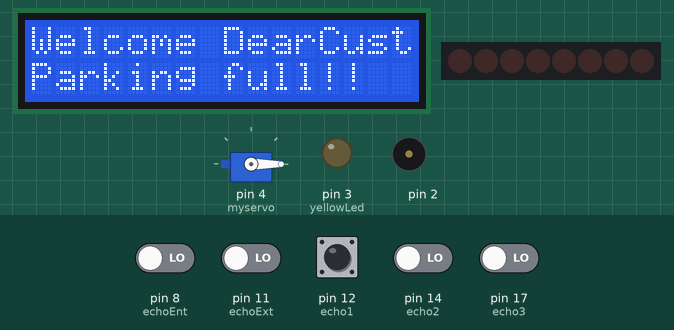
Simulated run of this sketch. Board: Arduino Uno, built with avr-gcc and run on an emulated ATmega328P. On the bench: 16×2 character LCD, servo, 8 shift-register outputs drawn as a row of LEDs (first output left, lit = HIGH), output pins drawn as LEDs (lit = HIGH), buzzer (waves = sounding). The inputs (shaded band) are chosen by the test bench; at power-on: pin 8 (echoEnt), pin 11 (echoExt), pin 12 (echo1), pin 14 (echo2), pin 17 (echo3) LOW. Pins used as bus, display or sensor lines are not drawn; what the sketch prints to the serial monitor is not drawn.

Above: at 5.9 s.
6.0 s: pin 12 (echo1) pulsed HIGH 2 times (0.12 s each, 0.3 s apart)
At 11.3 s:
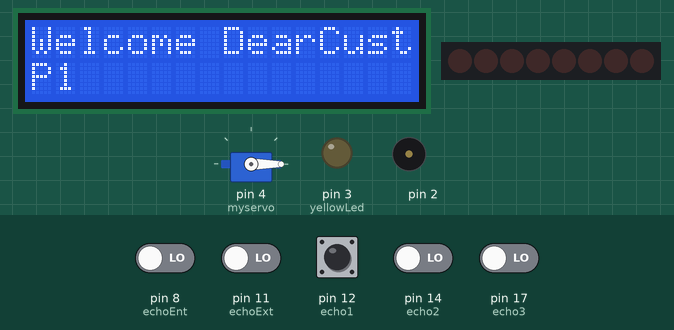
At 18.4 s:
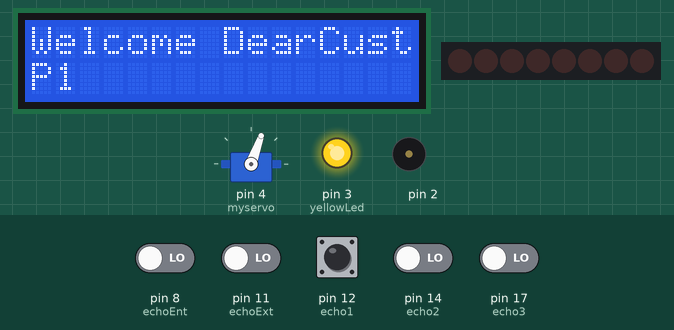
Timing chart, 0 to 33.2 s (numbered marks = the images above; inputs shaded):
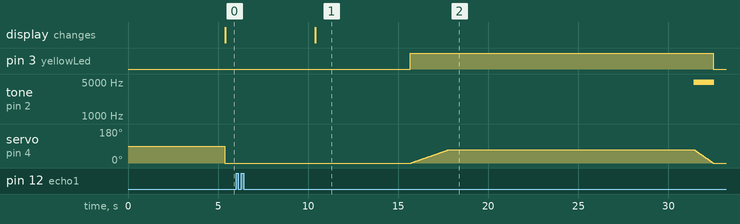

The sketch:

sketch_jun11a.ino
```cpp
#include <Wire.h>
#include <LiquidCrystal_I2C.h>
LiquidCrystal_I2C lcd(0x3F, 2, 1, 0, 4, 5, 6, 7, 3, POSITIVE);
#include <Servo.h>
#define DATA 6 // digital 6 to pin 14 on the 74HC595
#define LATCH 7 // digital 7 to pin 12 on the 74HC595
#define CLOCK 5 // digital 5 to pin 11 on the 74HC595
#define NOTE_DS8 4978
Servo myservo;
int p1;
int p2;
int p3;
int ext;
int ent;
byte x;
int yellowLed = 3;
int piezo = 2;
int trig1 = 13;
int echo1 = 12;
int trig2 = 15;
int echo2 = 14;
int trig3 = 16;
int echo3 = 17;
int trigEnt = 9;
int echoEnt = 8;
int trigExt = 10;
int echoExt = 11;
void setup() {
  //LCD
  lcd.begin(16, 2);
  lcd.clear();
  //ShiftRegister Pins
  pinMode(LATCH, OUTPUT);
  pinMode(CLOCK, OUTPUT);
  pinMode(DATA, OUTPUT);
  //UltraSonic Pins
  pinMode(trig1, OUTPUT);
  pinMode(echo1, INPUT);
  pinMode(trig2, OUTPUT);
  pinMode(echo2, INPUT);
  pinMode(trig3, OUTPUT);
  pinMode(echo3, INPUT);
  pinMode(trigEnt, OUTPUT);
  pinMode(echoEnt, INPUT);
  pinMode(trigExt, OUTPUT);
  pinMode(echoExt, INPUT);
  //SerialMonitor
  Serial.begin(9600);
  myservo.attach(4);
  //warning LED
  pinMode(3,OUTPUT);
}

void loop() {
  // put your main code here, to run repeatedly:
  updateShiftRegister();
  myservo.write(0);
  lcd.clear();
  lcd.setCursor(0, 0);
  lcd.print("Welcome DearCust");
  if(p1<20 && p2<20 && p3<20)
  {
  lcd.setCursor(0, 1);
  lcd.print("Parking full!!");
  }
    if(p1>10){
    lcd.setCursor(0, 1);
    lcd.print("P1");
    }
    if(p2>10){
    lcd.setCursor(3, 1);
    lcd.print("P2");
    }
    if(p3>20){
    lcd.setCursor(7, 1);
    lcd.print("P3");
    }
        if(ext<10)
      if(p1<20 && p2<20 && p3<20)
        return;
      else
      {
      openGate();
      delay(3000);
      closeGate();
      }
    if(ent<10){
      if(p1<20 && p2<20 && p3<20){
          return;
        }
      else
        {
          openGate();
          delay(3000);
          closeGate();
        }
      }
}
void ReadSensorP1(){
  analogWrite(trig1, LOW);
  delay(30);
  digitalWrite(trig1, HIGH);
  delay(30);
  digitalWrite(trig1, LOW);
  p1 = pulseIn(echo1, HIGH) / 29 / 2;
  Serial.println(p1);
  }
void ReadSensorP2(){
  analogWrite(trig2, LOW);
  delay(30);
  digitalWrite(trig2, HIGH);
  delay(30);
  digitalWrite(trig2, LOW);
  p2 = pulseIn(echo2, HIGH) / 29 / 2;
  Serial.println(p2);
  }
void ReadSensorP3(){
  analogWrite(trig3, LOW);
  delay(30);
  digitalWrite(trig3, HIGH);
  delay(30);
  digitalWrite(trig3, LOW);
  p3 = pulseIn(echo3, HIGH) / 29 / 2;
  Serial.println(p3);
  }
void ReadSensorEnt(){
  analogWrite(trigEnt, LOW);
  delay(30);
  digitalWrite(trigEnt, HIGH);
  delay(30);
  digitalWrite(trigEnt, LOW);
  ent = pulseIn(echoEnt, HIGH) / 29 / 2;
  Serial.println(ent);
  }
void ReadSensorExt(){
  analogWrite(trigExt, LOW);
  delay(30);
  digitalWrite(trigExt, HIGH);
  delay(30);
  digitalWrite(trigExt, LOW);
  ext = pulseIn(echoExt, HIGH) / 29 / 2;
  Serial.println(ext);
  }
void openGate(){
  updateShiftRegister();
    for(int i=0; i<=70; i++)
      {
        myservo.write(i);
        digitalWrite(yellowLed,HIGH);
        delay(30);
      }
   updateShiftRegister();
    }
void closeGate(){
  updateShiftRegister();
    for(int i=70; i>=0; i--)
      {
        myservo.write(i);
        digitalWrite(yellowLed,HIGH);
        tone(2, NOTE_DS8, 15);
        delay(15);
      }
      digitalWrite(yellowLed,LOW);
      updateShiftRegister();
      noTone(2);
      }
void updateShiftRegister(){
  readAllSensor();
  if(p1<10 && p1!=0)
  {
    x=B01101010;
  }
  if(p2<10 && p2!=0)
  {
    x=B10011010;
  }
  if(p3<10 && p3!=0)
  {
    x=B10100110;
  }
  if(p1<10 && p2<10 && p1!=0 && p2!=0)
  {
    x=B01011010;
    }
  if(p1<10 && p3<10 && p1!=0 && p3!=0)
  {
    x=B01100110;
    }
  if(p2<10 && p3<10 && p2!=0 && p3!=0)
  {
    x=B10010110;
    }
  if(p1<10 && p2<10 && p3<10 && p1!=0 && p2!=0 && p3!=0)
  {
    x=B01010101;
    }
    //if all parking are free
    if(p1>10 && p2>10 && p3>10 && p1!=0 && p2!=0 && p3!=0)
  {
    x=B10101010;
    }
  digitalWrite(LATCH, LOW);
  shiftOut(DATA, CLOCK, LSBFIRST, x);
  digitalWrite(LATCH, HIGH);
  }
void readAllSensor(){
  Serial.print("p1 :");
  ReadSensorP1();
  Serial.print("p2 :");
  ReadSensorP2();
  Serial.print("p3 :");
  ReadSensorP3();
  Serial.print("Ent :");
  ReadSensorEnt();
  Serial.print("Ext :");
  ReadSensorExt();
  }
```

Measured:
- after the input at 6.0 s, pin 3 (yellowLed): LOW → HIGH after 9.7 s, → LOW 16.8 s later; tone on pin 2: silent → 4978 Hz after 25.4 s, → silent 1.1 s later; servo on pin 4 (myservo): rises from 0° to 70° in 2.1 s, then falls to 0° in 14.7 s; the display: changes after 4.4 s (image 1)
